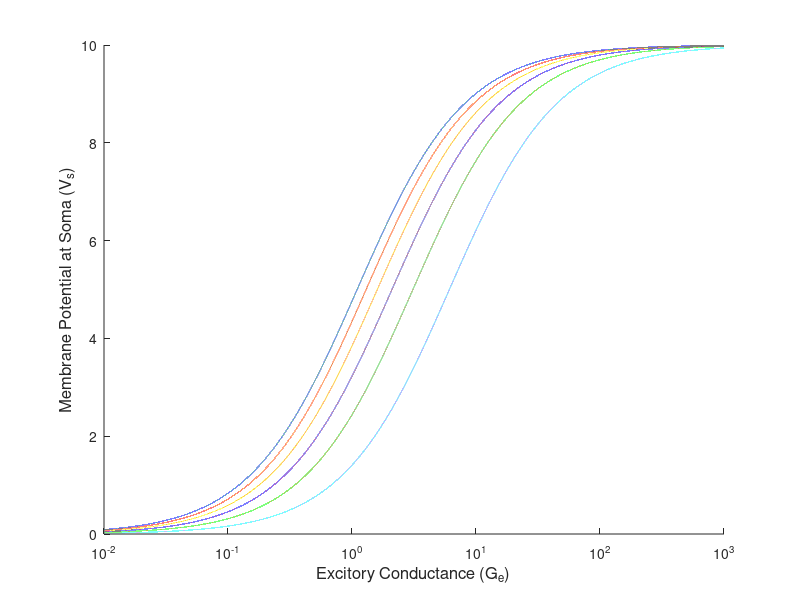

The MATLAB script that drew this image: (Note: this script raises an error after producing the figure.)
Gs = 1;
Gd = Gs;
Gst = Gs/9 ;  %for G*
alphas = [0, 0.2, 0.5, 1, 2, 5];
Ee = 100; % in mV

x = logspace(-2,3, 100000);
figure(1);
hold on;

for i = 1:length(alphas)
    alpha = alphas(i);
    Gi = alpha * Gd;
    y = [];
    for j = 1:length(x)
       Ge = x(j);
       Vs = (Ge * Gst * Ee)/(Gst*Gd + Gs*Gd + Gs*Gst + Ge*(Gst +Gs) + Gi*(Gs + Gst));
       y(end+1) = Vs;
    end
    semilogx(x, y);
end
set(gca, 'XScale', 'log');
xlabel('Excitory Conductance (G_e)','FontSize', 12);
ylabel('Membrane Potential at Soma (V_s)','FontSize', 12);
yline(9);
ylim([-0.5 12]);
xlim([0 100000]);
xticks([0.01 0.1 1 10 100 1000]);
legend('\alpha = 0','\alpha = 0.2','\alpha = 0.5','\alpha = 1','\alpha = 2','\alpha = 5','FontSize', 10) ;
hold off
f = gcf;
exportgraphics(f,'q2_dendritic_inhibition.png','Resolution',300)